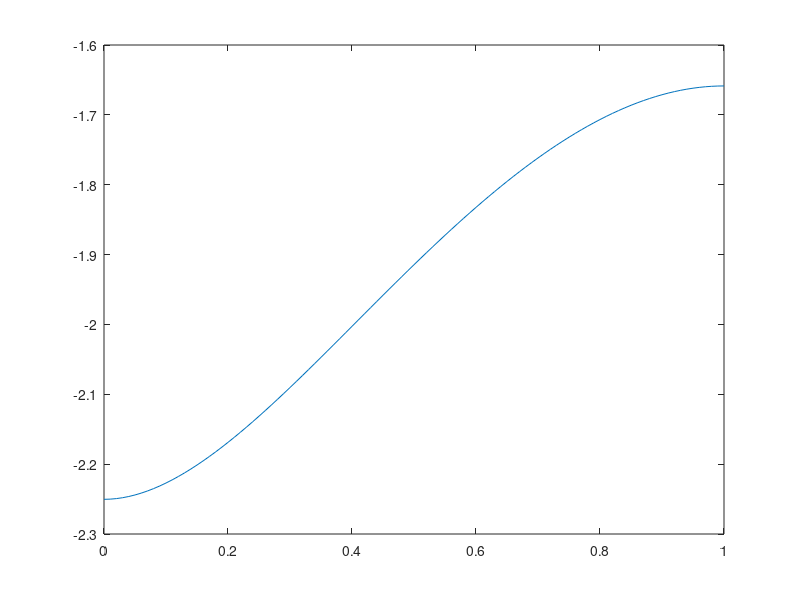

Source code (MATLAB):
% plot stead state soluton of momentum balance solution for analytic model
% from [Liu PP 20, 042503(2013)]
a0=2.0;
d0=3;
T0=3.2;
alf=1.3;
bet=2.3;
gam=1.7;

y0=T0/d0*(alf-bet)/bet/(bet+gam)*(alf/(alf+gam)-alf/(alf-bet)+gam/(alf+gam)*(exp(gam)-exp(-bet))/(exp(-alf)-exp(-bet)));

s=linspace(0,1,101);
y=y0*(alf*exp(-bet*s)-bet*exp(-alf*s))/(alf-bet)-T0/d0*alf/(bet+gam)*((exp(gam*s)-exp(-alf*s))/(alf+gam)-(exp(-bet*s)-exp(-alf*s))/(alf-bet));

plot(s,y)
